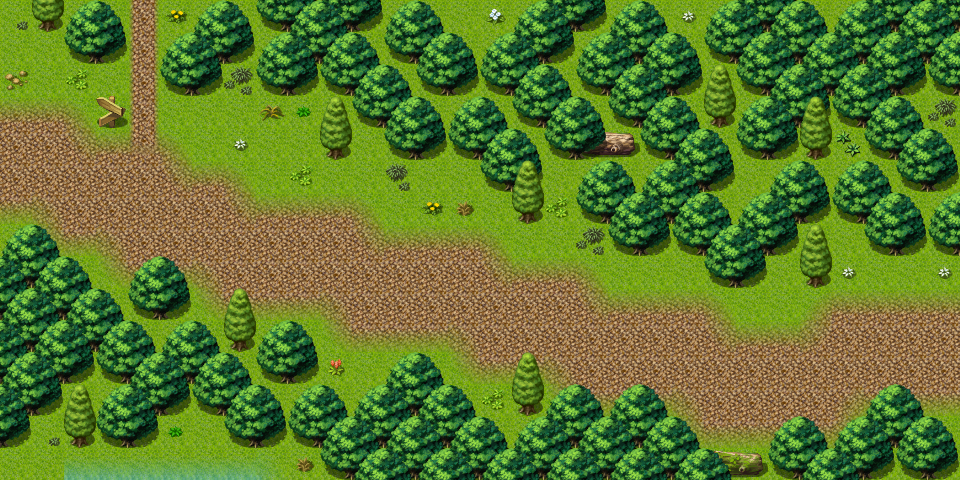

This is a level from a 2D game, rendered from its Tiled map with the project's own tilesets. A one-line summary and the map file follow, with tile-layer data summarised:
An orthogonal 30x15 tile map with 32x32 px tiles, 4 tile layers (Base, Ground, Objects, Above), 1 hidden layer not drawn, 61 tilesets and 11 objects (7x spawn, 3x mapchange, sign).

<map version="1.5" tiledversion="1.7.2" orientation="orthogonal" renderorder="right-down" width="30" height="15" tilewidth="32" tileheight="32" infinite="0" nextlayerid="10" nextobjectid="13">
 <properties>
  <property name="outdoors" value="1" />
 </properties>
 <tileset firstgid="1" name="map_bed_1" tilewidth="32" tileheight="32" tilecount="128" columns="16">
  <image source="../drawable/map_bed_1.png" width="512" height="256" />
 </tileset>
 <tileset firstgid="129" name="map_border_1" tilewidth="32" tileheight="32" tilecount="128" columns="16">
  <image source="../drawable/map_border_1.png" width="512" height="256" />
 </tileset>
 <tileset firstgid="257" name="map_bridge_1" tilewidth="32" tileheight="32" tilecount="128" columns="16">
  <image source="../drawable/map_bridge_1.png" width="512" height="256" />
 </tileset>
 <tileset firstgid="385" name="map_bridge_2" tilewidth="32" tileheight="32" tilecount="128" columns="16">
  <image source="../drawable/map_bridge_2.png" width="512" height="256" />
 </tileset>
 <tileset firstgid="513" name="map_broken_1" tilewidth="32" tileheight="32" tilecount="128" columns="16">
  <image source="../drawable/map_broken_1.png" width="512" height="256" />
 </tileset>
 <tileset firstgid="641" name="map_cavewall_1" tilewidth="32" tileheight="32" tilecount="108" columns="18">
  <image source="../drawable/map_cavewall_1.png" width="576" height="192" />
 </tileset>
 <tileset firstgid="749" name="map_cavewall_2" tilewidth="32" tileheight="32" tilecount="108" columns="18">
  <image source="../drawable/map_cavewall_2.png" width="576" height="192" />
 </tileset>
 <tileset firstgid="857" name="map_cavewall_3" tilewidth="32" tileheight="32" tilecount="108" columns="18">
  <image source="../drawable/map_cavewall_3.png" width="576" height="192" />
 </tileset>
 <tileset firstgid="965" name="map_cavewall_4" tilewidth="32" tileheight="32" tilecount="108" columns="18">
  <image source="../drawable/map_cavewall_4.png" width="576" height="192" />
 </tileset>
 <tileset firstgid="1073" name="map_chair_table_1" tilewidth="32" tileheight="32" tilecount="128" columns="16">
  <image source="../drawable/map_chair_table_1.png" width="512" height="256" />
 </tileset>
 <tileset firstgid="1201" name="map_chair_table_2" tilewidth="32" tileheight="32" tilecount="128" columns="16">
  <image source="../drawable/map_chair_table_2.png" width="512" height="256" />
 </tileset>
 <tileset firstgid="1329" name="map_crate_1" tilewidth="32" tileheight="32" tilecount="128" columns="16">
  <image source="../drawable/map_crate_1.png" width="512" height="256" />
 </tileset>
 <tileset firstgid="1457" name="map_cupboard_1" tilewidth="32" tileheight="32" tilecount="128" columns="16">
  <image source="../drawable/map_cupboard_1.png" width="512" height="256" />
 </tileset>
 <tileset firstgid="1585" name="map_curtain_1" tilewidth="32" tileheight="32" tilecount="128" columns="16">
  <image source="../drawable/map_curtain_1.png" width="512" height="256" />
 </tileset>
 <tileset firstgid="1713" name="map_entrance_1" tilewidth="32" tileheight="32" tilecount="128" columns="16">
  <image source="../drawable/map_entrance_1.png" width="512" height="256" />
 </tileset>
 <tileset firstgid="1841" name="map_entrance_2" tilewidth="32" tileheight="32" tilecount="128" columns="16">
  <image source="../drawable/map_entrance_2.png" width="512" height="256" />
 </tileset>
 <tileset firstgid="1969" name="map_fence_1" tilewidth="32" tileheight="32" tilecount="128" columns="16">
  <image source="../drawable/map_fence_1.png" width="512" height="256" />
 </tileset>
 <tileset firstgid="2097" name="map_fence_2" tilewidth="32" tileheight="32" tilecount="128" columns="16">
  <image source="../drawable/map_fence_2.png" width="512" height="256" />
 </tileset>
 <tileset firstgid="2225" name="map_fence_3" tilewidth="32" tileheight="32" tilecount="128" columns="16">
  <image source="../drawable/map_fence_3.png" width="512" height="256" />
 </tileset>
 <tileset firstgid="2353" name="map_fence_4" tilewidth="32" tileheight="32" tilecount="128" columns="16">
  <image source="../drawable/map_fence_4.png" width="512" height="256" />
 </tileset>
 <tileset firstgid="2481" name="map_ground_1" tilewidth="32" tileheight="32" tilecount="128" columns="16">
  <image source="../drawable/map_ground_1.png" width="512" height="256" />
 </tileset>
 <tileset firstgid="2609" name="map_ground_2" tilewidth="32" tileheight="32" tilecount="128" columns="16">
  <image source="../drawable/map_ground_2.png" width="512" height="256" />
 </tileset>
 <tileset firstgid="2737" name="map_ground_3" tilewidth="32" tileheight="32" tilecount="128" columns="16">
  <image source="../drawable/map_ground_3.png" width="512" height="256" />
 </tileset>
 <tileset firstgid="2865" name="map_ground_4" tilewidth="32" tileheight="32" tilecount="128" columns="16">
  <image source="../drawable/map_ground_4.png" width="512" height="256" />
 </tileset>
 <tileset firstgid="2993" name="map_ground_5" tilewidth="32" tileheight="32" tilecount="128" columns="16">
  <image source="../drawable/map_ground_5.png" width="512" height="256" />
 </tileset>
 <tileset firstgid="3121" name="map_ground_6" tilewidth="32" tileheight="32" tilecount="128" columns="16">
  <image source="../drawable/map_ground_6.png" width="512" height="256" />
 </tileset>
 <tileset firstgid="3249" name="map_ground_7" tilewidth="32" tileheight="32" tilecount="128" columns="16">
  <image source="../drawable/map_ground_7.png" width="512" height="256" />
 </tileset>
 <tileset firstgid="3377" name="map_ground_8" tilewidth="32" tileheight="32" tilecount="128" columns="16">
  <image source="../drawable/map_ground_8.png" width="512" height="256" />
 </tileset>
 <tileset firstgid="3505" name="map_house_1" tilewidth="32" tileheight="32" tilecount="128" columns="16">
  <image source="../drawable/map_house_1.png" width="512" height="256" />
 </tileset>
 <tileset firstgid="3633" name="map_house_2" tilewidth="32" tileheight="32" tilecount="128" columns="16">
  <image source="../drawable/map_house_2.png" width="512" height="256" />
 </tileset>
 <tileset firstgid="3761" name="map_indoor_1" tilewidth="32" tileheight="32" tilecount="128" columns="16">
  <image source="../drawable/map_indoor_1.png" width="512" height="256" />
 </tileset>
 <tileset firstgid="3889" name="map_indoor_2" tilewidth="32" tileheight="32" tilecount="128" columns="16">
  <image source="../drawable/map_indoor_2.png" width="512" height="256" />
 </tileset>
 <tileset firstgid="4017" name="map_kitchen_1" tilewidth="32" tileheight="32" tilecount="128" columns="16">
  <image source="../drawable/map_kitchen_1.png" width="512" height="256" />
 </tileset>
 <tileset firstgid="4145" name="map_outdoor_1" tilewidth="32" tileheight="32" tilecount="128" columns="16">
  <image source="../drawable/map_outdoor_1.png" width="512" height="256" />
 </tileset>
 <tileset firstgid="4273" name="map_pillar_1" tilewidth="32" tileheight="32" tilecount="128" columns="16">
  <image source="../drawable/map_pillar_1.png" width="512" height="256" />
 </tileset>
 <tileset firstgid="4401" name="map_pillar_2" tilewidth="32" tileheight="32" tilecount="128" columns="16">
  <image source="../drawable/map_pillar_2.png" width="512" height="256" />
 </tileset>
 <tileset firstgid="4529" name="map_plant_1" tilewidth="32" tileheight="32" tilecount="128" columns="16">
  <image source="../drawable/map_plant_1.png" width="512" height="256" />
 </tileset>
 <tileset firstgid="4657" name="map_plant_2" tilewidth="32" tileheight="32" tilecount="128" columns="16">
  <image source="../drawable/map_plant_2.png" width="512" height="256" />
 </tileset>
 <tileset firstgid="4785" name="map_rock_1" tilewidth="32" tileheight="32" tilecount="128" columns="16">
  <image source="../drawable/map_rock_1.png" width="512" height="256" />
 </tileset>
 <tileset firstgid="4913" name="map_rock_2" tilewidth="32" tileheight="32" tilecount="128" columns="16">
  <image source="../drawable/map_rock_2.png" width="512" height="256" />
 </tileset>
 <tileset firstgid="5041" name="map_roof_1" tilewidth="32" tileheight="32" tilecount="128" columns="16">
  <image source="../drawable/map_roof_1.png" width="512" height="256" />
 </tileset>
 <tileset firstgid="5169" name="map_roof_2" tilewidth="32" tileheight="32" tilecount="128" columns="16">
  <image source="../drawable/map_roof_2.png" width="512" height="256" />
 </tileset>
 <tileset firstgid="5297" name="map_roof_3" tilewidth="32" tileheight="32" tilecount="128" columns="16">
  <image source="../drawable/map_roof_3.png" width="512" height="256" />
 </tileset>
 <tileset firstgid="5425" name="map_shop_1" tilewidth="32" tileheight="32" tilecount="128" columns="16">
  <image source="../drawable/map_shop_1.png" width="512" height="256" />
 </tileset>
 <tileset firstgid="5553" name="map_sign_ladder_1" tilewidth="32" tileheight="32" tilecount="128" columns="16">
  <image source="../drawable/map_sign_ladder_1.png" width="512" height="256" />
 </tileset>
 <tileset firstgid="5681" name="map_table_1" tilewidth="32" tileheight="32" tilecount="128" columns="16">
  <image source="../drawable/map_table_1.png" width="512" height="256" />
 </tileset>
 <tileset firstgid="5809" name="map_trail_1" tilewidth="32" tileheight="32" tilecount="128" columns="16">
  <image source="../drawable/map_trail_1.png" width="512" height="256" />
 </tileset>
 <tileset firstgid="5937" name="map_transition_1" tilewidth="32" tileheight="32" tilecount="128" columns="16">
  <image source="../drawable/map_transition_1.png" width="512" height="256" />
 </tileset>
 <tileset firstgid="6065" name="map_transition_2" tilewidth="32" tileheight="32" tilecount="128" columns="16">
  <image source="../drawable/map_transition_2.png" width="512" height="256" />
 </tileset>
 <tileset firstgid="6193" name="map_transition_3" tilewidth="32" tileheight="32" tilecount="128" columns="16">
  <image source="../drawable/map_transition_3.png" width="512" height="256" />
 </tileset>
 <tileset firstgid="6321" name="map_transition_4" tilewidth="32" tileheight="32" tilecount="128" columns="16">
  <image source="../drawable/map_transition_4.png" width="512" height="256" />
 </tileset>
 <tileset firstgid="6449" name="map_transition_5" tilewidth="32" tileheight="32" tilecount="128" columns="16">
  <image source="../drawable/map_transition_5.png" width="512" height="256" />
 </tileset>
 <tileset firstgid="6577" name="map_tree_1" tilewidth="32" tileheight="32" tilecount="128" columns="16">
  <image source="../drawable/map_tree_1.png" width="512" height="256" />
 </tileset>
 <tileset firstgid="6705" name="map_tree_2" tilewidth="32" tileheight="32" tilecount="128" columns="16">
  <image source="../drawable/map_tree_2.png" width="512" height="256" />
 </tileset>
 <tileset firstgid="6833" name="map_wall_1" tilewidth="32" tileheight="32" tilecount="128" columns="16">
  <image source="../drawable/map_wall_1.png" width="512" height="256" />
 </tileset>
 <tileset firstgid="6961" name="map_wall_2" tilewidth="32" tileheight="32" tilecount="120" columns="15">
  <image source="../drawable/map_wall_2.png" width="480" height="256" />
 </tileset>
 <tileset firstgid="7081" name="map_wall_3" tilewidth="32" tileheight="32" tilecount="120" columns="15">
  <image source="../drawable/map_wall_3.png" width="480" height="256" />
 </tileset>
 <tileset firstgid="7201" name="map_wall_4" tilewidth="32" tileheight="32" tilecount="120" columns="15">
  <image source="../drawable/map_wall_4.png" width="480" height="256" />
 </tileset>
 <tileset firstgid="7321" name="map_window_1" tilewidth="32" tileheight="32" tilecount="128" columns="16">
  <image source="../drawable/map_window_1.png" width="512" height="256" />
 </tileset>
 <tileset firstgid="7449" name="map_window_2" tilewidth="32" tileheight="32" tilecount="128" columns="16">
  <image source="../drawable/map_window_2.png" width="512" height="256" />
 </tileset>
 <tileset firstgid="7577" name="map_guynmart" tilewidth="32" tileheight="32" tilecount="128" columns="16">
  <image source="../drawable/map_guynmart.png" width="512" height="256" />
 </tileset>
 <layer id="9" name="Base" width="30" height="15">
  <data>[450 cells, 9 non-empty, 1 distinct tile ids]</data>
 </layer>
 <layer id="1" name="Ground" width="30" height="15">
  <data>[450 cells, 450 non-empty, 3 distinct tile ids]</data>
 </layer>
 <layer id="2" name="Objects" width="30" height="15">
  <data>[450 cells, 292 non-empty, 38 distinct tile ids]</data>
 </layer>
 <layer id="3" name="Above" width="30" height="15">
  <data>[450 cells, 174 non-empty, 4 distinct tile ids]</data>
 </layer>
 <layer id="4" name="Walkable" width="30" height="15" visible="0">
  <data>[450 cells, 182 non-empty, 1 distinct tile ids]</data>
 </layer>
 <objectgroup id="5" name="Mapevents" visible="0">
  <object id="1" name="east" type="mapchange" x="928" y="32" width="32" height="416">
   <properties>
    <property name="map" value="guynmart_wood_11" />
    <property name="place" value="west2" />
   </properties>
  </object>
  <object id="2" name="north" type="mapchange" x="96" y="0" width="416" height="32">
   <properties>
    <property name="map" value="guynmart_wood_1" />
    <property name="place" value="south" />
   </properties>
  </object>
  <object id="3" name="guynmart_s_wood12_castle" type="sign" x="96" y="96" width="32" height="32" />
  <object id="4" name="west" type="mapchange" x="0" y="32" width="32" height="224">
   <properties>
    <property name="map" value="guynmart_wood_13" />
    <property name="place" value="east" />
   </properties>
  </object>
 </objectgroup>
 <objectgroup id="6" name="Spawn" visible="0">
  <object id="5" name="forestboar4" type="spawn" x="768" y="256" width="128" height="32">
   <properties>
    <property name="spawngroup" value="forestboar4" />
   </properties>
  </object>
  <object id="6" name="forestwolf2" type="spawn" x="416" y="64" width="128" height="160">
   <properties>
    <property name="quantity" value="2" />
    <property name="spawngroup" value="forestwolf2" />
   </properties>
  </object>
  <object id="7" name="forestwolf1" type="spawn" x="0" y="384" width="320" height="96">
   <properties>
    <property name="quantity" value="2" />
    <property name="spawngroup" value="forestwolf1" />
   </properties>
  </object>
  <object id="8" name="forestbeetle" type="spawn" x="128" y="64" width="224" height="96">
   <properties>
    <property name="quantity" value="2" />
    <property name="spawngroup" value="forestbeetle" />
   </properties>
  </object>
  <object id="9" name="forestserpent2" type="spawn" x="128" y="320" width="128" height="32">
   <properties>
    <property name="spawngroup" value="forestserpent2" />
   </properties>
  </object>
  <object id="10" name="forestboar3" type="spawn" x="320" y="352" width="160" height="32">
   <properties>
    <property name="spawngroup" value="forestboar3" />
   </properties>
  </object>
  <object id="12" name="forestserpent2_1" type="spawn" x="512" y="224" width="192" height="64">
   <properties>
    <property name="quantity" value="2" />
    <property name="spawngroup" value="forestserpent2" />
   </properties>
  </object>
 </objectgroup>
 <objectgroup id="7" name="Keys" visible="0" />
 <objectgroup id="8" name="Replace" visible="0" />
</map>
